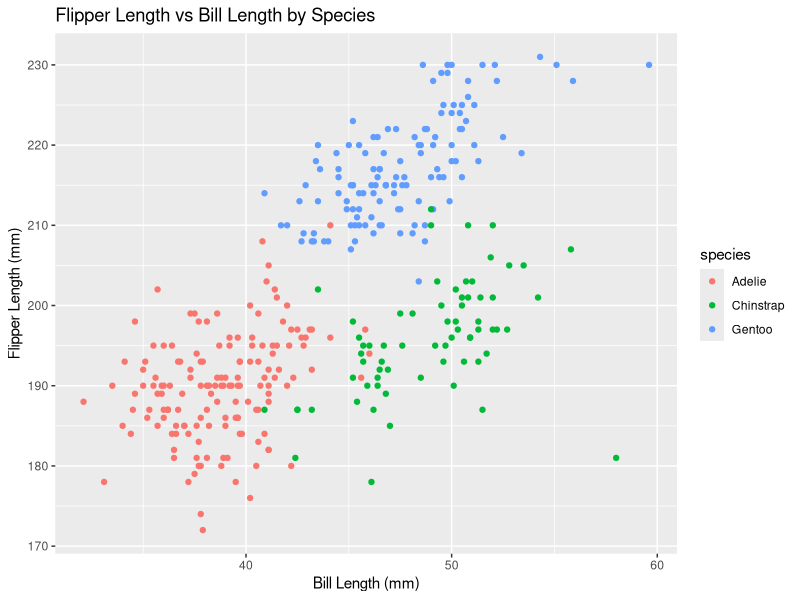

R code for this plot:
## ---- chunk 1
knitr::opts_chunk$set(echo = TRUE)
library(tidyverse)
## ---- chunk 2
data("penguins", package = "palmerpenguins")
#Get the column names to find the name of variables
names(penguins)
#Find unique penguin species
distinct(penguins, species)
#Find the unique islands
distinct(penguins,island)
## ---- chunk 3
#Find the maximum and minimum of each quantitative variables. 
max(pull(penguins, bill_length_mm), na.rm = T)
min(pull(penguins, bill_length_mm), na.rm = T)
max(pull(penguins, bill_depth_mm), na.rm = T)
min(pull(penguins, bill_depth_mm), na.rm = T)
max(pull(penguins, flipper_length_mm), na.rm = T)
min(pull(penguins, flipper_length_mm), na.rm = T)
max(pull(penguins, body_mass_g), na.rm = T)
min(pull(penguins, body_mass_g), na.rm = T)
## ---- chunk 4
#Find the year range
range(pull(penguins, year),na.rm = T)
#Find the size of dataset
nrow(penguins)
ncol(penguins)
## ---- chunk 5
mean(pull(penguins, flipper_length_mm), na.rm = T)
## ---- chunk 6
flipper_vs_bill <- ggplot(penguins, aes(x = bill_length_mm, y = flipper_length_mm, color = species)) +
  geom_point() +
  labs(x = 'Bill Length (mm)', y = 'Flipper Length (mm)', title = 'Flipper Length vs Bill Length by Species') 
ggsave("flipper_vs_bill_scatterplot.png", plot = flipper_vs_bill, width = 6, height = 4)
## ---- chunk 7
set.seed(1)
# Create a random sample of size 10 from a standard Normal distribution
std <- rnorm(10)
is.numeric(std)
# Create a logical vector indicating whether elements of the sample are greater than 0
logi <- std > 0
is.logical(logi)
# Create a character vector of length 10
character_vector <- c("a", "b", "c", "d", "e", "f", "g", "h", "i", "j")
is.character(character_vector)
# Create a factor vector of length 10, with 3 different factor “levels”
factor_index<- sample(0:2, 10, replace = TRUE)
factor_three_levels <- factor(factor_index, labels = c("low","medium","high"))
is.factor(factor_three_levels)
tibble(std,logi,character_vector,factor_three_levels)
## ---- chunk 8
mean(std)
mean(logi)
mean(character_vector)
mean(factor_three_levels)
## ---- chunk 9
as.numeric(logi)
as.numeric(character_vector)
as.numeric((factor_three_levels))
